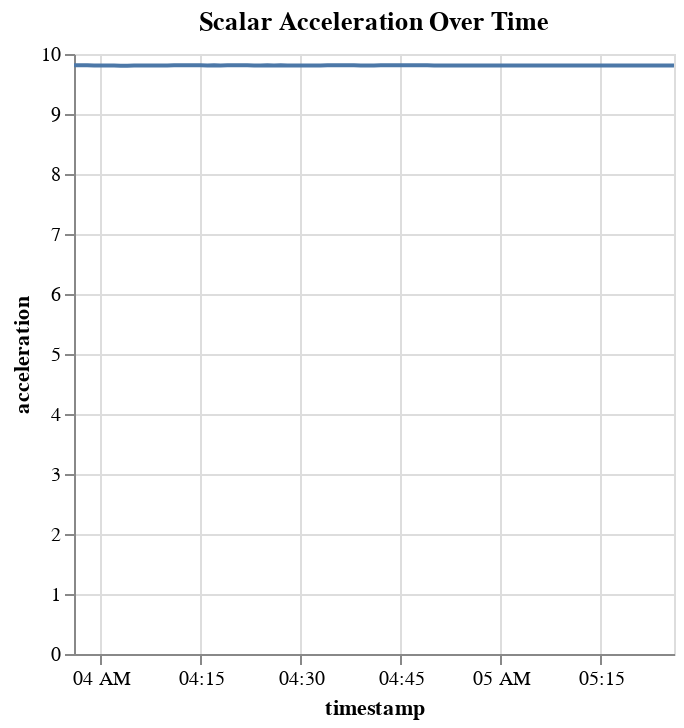

Notebook code for this chart:
### Code cell
# calculate scalar acceleration
df["acceleration"] = (df["ax"] ** 2 + df["ay"] ** 2 + df["az"] ** 2) ** 0.5
alt.Chart(df).mark_line().encode(
    x="timestamp:T",
    y="acceleration:Q",
    tooltip=["timestamp:T", "acceleration:Q"],
).properties(
    title="Scalar Acceleration Over Time",
).interactive()

### Figure 1 — Vega-Lite specification as saved in the notebook (floating-point values rounded to 4 significant figures)
{"config": {"view": {"continuousWidth": 300, "continuousHeight": 300}}, "data": {"name": "data-1251c947ccbfdbec557db1d014a8a4ca"}, "mark": {"type": "line"}, "encoding": {"tooltip": [{"field": "timestamp", "type": "temporal"}, {"field": "acceleration", "type": "quantitative"}], "x": {"field": "timestamp", "type": "temporal"}, "y": {"field": "acceleration", "type": "quantitative"}}, "params": [{"name": "param_3", "select": {"type": "interval", "encodings": ["x", "y"]}, "bind": "scales"}], "title": "Scalar Acceleration Over Time", "$schema": "https://vega.github.io/schema/vega-lite/v5.20.1.json", "datasets": {"data-1251c947ccbfdbec557db1d014a8a4ca": [{"timestamp": "2025-11-01T03:56:00", "voltage": 2.874, "ax": 6.823, "ay": -0.6531, "az": -7.023, "acceleration": 9.813}, {"timestamp": "2025-11-01T03:57:00", "voltage": 2.88, "ax": 6.831, "ay": -0.6551, "az": -7.015, "acceleration": 9.814}, {"timestamp": "2025-11-01T03:58:00", "voltage": 2.883, "ax": 6.836, "ay": -0.6543, "az": -7.009, "acceleration": 9.812}, {"timestamp": "2025-11-01T03:59:00", "voltage": 2.88, "ax": 6.844, "ay": -0.6532, "az": -6.994, "acceleration": 9.808}, {"timestamp": "2025-11-01T04:00:00", "voltage": 2.888, "ax": 6.851, "ay": -0.6515, "az": -6.987, "acceleration": 9.807}, {"timestamp": "2025-11-01T04:01:00", "voltage": 2.883, "ax": 6.858, "ay": -0.6519, "az": -6.979, "acceleration": 9.806}, {"timestamp": "2025-11-01T04:02:00", "voltage": 2.881, "ax": 6.864, "ay": -0.6532, "az": -6.974, "acceleration": 9.807}, {"timestamp": "2025-11-01T04:03:00", "voltage": 2.88, "ax": 6.868, "ay": -0.6531, "az": -6.968, "acceleration": 9.806}, {"timestamp": "2025-11-01T04:04:00", "voltage": 2.878, "ax": 6.871, "ay": -0.6527, "az": -6.966, "acceleration": 9.806}, {"timestamp": "2025-11-01T04:05:00", "voltage": 2.881, "ax": 6.876, "ay": -0.6515, "az": -6.962, "acceleration": 9.807}, {"timestamp": "2025-11-01T04:06:00", "voltage": 2.877, "ax": 6.88, "ay": -0.652, "az": -6.958, "acceleration": 9.807}, {"timestamp": "2025-11-01T04:07:00", "voltage": 2.874, "ax": 6.885, "ay": -0.6493, "az": -6.955, "acceleration": 9.808}, {"timestamp": "2025-11-01T04:08:00", "voltage": 2.877, "ax": 6.886, "ay": -0.6514, "az": -6.954, "acceleration": 9.808}, {"timestamp": "2025-11-01T04:09:00", "voltage": 2.875, "ax": 6.891, "ay": -0.6508, "az": -6.95, "acceleration": 9.808}, {"timestamp": "2025-11-01T04:10:00", "voltage": 2.876, "ax": 6.891, "ay": -0.6519, "az": -6.949, "acceleration": 9.808}, {"timestamp": "2025-11-01T04:11:00", "voltage": 2.872, "ax": 6.894, "ay": -0.652, "az": -6.95, "acceleration": 9.811}, {"timestamp": "2025-11-01T04:12:00", "voltage": 2.874, "ax": 6.896, "ay": -0.6514, "az": -6.947, "acceleration": 9.811}, {"timestamp": "2025-11-01T04:13:00", "voltage": 2.872, "ax": 6.898, "ay": -0.6505, "az": -6.946, "acceleration": 9.811}, {"timestamp": "2025-11-01T04:14:00", "voltage": 2.87, "ax": 6.901, "ay": -0.6493, "az": -6.944, "acceleration": 9.811}, {"timestamp": "2025-11-01T04:15:00", "voltage": 2.878, "ax": 6.903, "ay": -0.6488, "az": -6.944, "acceleration": 9.813}, {"timestamp": "2025-11-01T04:16:00", "voltage": 2.868, "ax": 6.903, "ay": -0.6505, "az": -6.94, "acceleration": 9.81}, {"timestamp": "2025-11-01T04:17:00", "voltage": 2.869, "ax": 6.905, "ay": -0.648, "az": -6.939, "acceleration": 9.811}, {"timestamp": "2025-11-01T04:18:00", "voltage": 2.868, "ax": 6.905, "ay": -0.649, "az": -6.936, "acceleration": 9.808}, {"timestamp": "2025-11-01T04:19:00", "voltage": 2.865, "ax": 6.907, "ay": -0.6485, "az": -6.937, "acceleration": 9.81}, {"timestamp": "2025-11-01T04:20:00", "voltage": 2.865, "ax": 6.909, "ay": -0.6482, "az": -6.936, "acceleration": 9.811}, {"timestamp": "2025-11-01T04:21:00", "voltage": 2.866, "ax": 6.91, "ay": -0.6498, "az": -6.935, "acceleration": 9.811}, {"timestamp": "2025-11-01T04:22:00", "voltage": 2.869, "ax": 6.912, "ay": -0.6462, "az": -6.932, "acceleration": 9.811}, {"timestamp": "2025-11-01T04:23:00", "voltage": 2.87, "ax": 6.911, "ay": -0.647, "az": -6.932, "acceleration": 9.81}, {"timestamp": "2025-11-01T04:24:00", "voltage": 2.862, "ax": 6.914, "ay": -0.6463, "az": -6.929, "acceleration": 9.81}, {"timestamp": "2025-11-01T04:25:00", "voltage": 2.863, "ax": 6.916, "ay": -0.648, "az": -6.93, "acceleration": 9.812}, {"timestamp": "2025-11-01T04:26:00", "voltage": 2.863, "ax": 6.915, "ay": -0.6464, "az": -6.929, "acceleration": 9.81}, {"timestamp": "2025-11-01T04:27:00", "voltage": 2.857, "ax": 6.918, "ay": -0.6457, "az": -6.928, "acceleration": 9.812}, {"timestamp": "2025-11-01T04:28:00", "voltage": 2.859, "ax": 6.917, "ay": -0.6466, "az": -6.926, "acceleration": 9.81}, {"timestamp": "2025-11-01T04:29:00", "voltage": 2.865, "ax": 6.916, "ay": -0.6478, "az": -6.925, "acceleration": 9.809}, {"timestamp": "2025-11-01T04:30:00", "voltage": 2.867, "ax": 6.917, "ay": -0.6478, "az": -6.925, "acceleration": 9.809}, {"timestamp": "2025-11-01T04:31:00", "voltage": 2.869, "ax": 6.919, "ay": -0.6467, "az": -6.924, "acceleration": 9.809}, {"timestamp": "2025-11-01T04:32:00", "voltage": 2.869, "ax": 6.918, "ay": -0.6457, "az": -6.922, "acceleration": 9.808}, {"timestamp": "2025-11-01T04:33:00", "voltage": 2.872, "ax": 6.92, "ay": -0.6459, "az": -6.924, "acceleration": 9.81}, {"timestamp": "2025-11-01T04:34:00", "voltage": 2.87, "ax": 6.921, "ay": -0.647, "az": -6.924, "acceleration": 9.812}, {"timestamp": "2025-11-01T04:35:00", "voltage": 2.868, "ax": 6.924, "ay": -0.6458, "az": -6.923, "acceleration": 9.812}, {"timestamp": "2025-11-01T04:36:00", "voltage": 2.866, "ax": 6.923, "ay": -0.6457, "az": -6.924, "acceleration": 9.812}, {"timestamp": "2025-11-01T04:37:00", "voltage": 2.866, "ax": 6.925, "ay": -0.6478, "az": -6.922, "acceleration": 9.813}, {"timestamp": "2025-11-01T04:38:00", "voltage": 2.864, "ax": 6.924, "ay": -0.6453, "az": -6.92, "acceleration": 9.811}, {"timestamp": "2025-11-01T04:39:00", "voltage": 2.865, "ax": 6.925, "ay": -0.648, "az": -6.919, "acceleration": 9.81}, {"timestamp": "2025-11-01T04:40:00", "voltage": 2.863, "ax": 6.926, "ay": -0.6462, "az": -6.917, "acceleration": 9.81}, {"timestamp": "2025-11-01T04:41:00", "voltage": 2.861, "ax": 6.927, "ay": -0.6473, "az": -6.917, "acceleration": 9.81}, {"timestamp": "2025-11-01T04:42:00", "voltage": 2.86, "ax": 6.927, "ay": -0.6476, "az": -6.917, "acceleration": 9.811}, {"timestamp": "2025-11-01T04:43:00", "voltage": 2.861, "ax": 6.926, "ay": -0.6478, "az": -6.92, "acceleration": 9.812}, {"timestamp": "2025-11-01T04:44:00", "voltage": 2.859, "ax": 6.927, "ay": -0.6458, "az": -6.919, "acceleration": 9.812}, {"timestamp": "2025-11-01T04:45:00", "voltage": 2.857, "ax": 6.928, "ay": -0.6455, "az": -6.917, "acceleration": 9.811}, {"timestamp": "2025-11-01T04:46:00", "voltage": 2.858, "ax": 6.928, "ay": -0.6451, "az": -6.917, "acceleration": 9.811}, {"timestamp": "2025-11-01T04:47:00", "voltage": 2.857, "ax": 6.929, "ay": -0.6443, "az": -6.916, "acceleration": 9.811}, {"timestamp": "2025-11-01T04:48:00", "voltage": 2.856, "ax": 6.929, "ay": -0.6444, "az": -6.915, "acceleration": 9.811}, {"timestamp": "2025-11-01T04:49:00", "voltage": 2.855, "ax": 6.929, "ay": -0.6452, "az": -6.915, "acceleration": 9.811}, {"timestamp": "2025-11-01T04:50:00", "voltage": 2.854, "ax": 6.929, "ay": -0.6442, "az": -6.913, "acceleration": 9.81}, {"timestamp": "2025-11-01T04:51:00", "voltage": 2.856, "ax": 6.93, "ay": -0.6439, "az": -6.912, "acceleration": 9.808}, {"timestamp": "2025-11-01T04:52:00", "voltage": 2.856, "ax": 6.931, "ay": -0.6455, "az": -6.912, "acceleration": 9.809}, {"timestamp": "2025-11-01T04:53:00", "voltage": 2.856, "ax": 6.93, "ay": -0.6449, "az": -6.909, "acceleration": 9.807}, {"timestamp": "2025-11-01T04:54:00", "voltage": 2.852, "ax": 6.929, "ay": -0.6423, "az": -6.909, "acceleration": 9.806}, {"timestamp": "2025-11-01T04:55:00", "voltage": 2.853, "ax": 6.931, "ay": -0.6436, "az": -6.912, "acceleration": 9.81}, {"timestamp": "2025-11-01T04:56:00", "voltage": 2.851, "ax": 6.932, "ay": -0.6447, "az": -6.909, "acceleration": 9.808}, {"timestamp": "2025-11-01T04:57:00", "voltage": 2.85, "ax": 6.933, "ay": -0.6439, "az": -6.909, "acceleration": 9.809}, {"timestamp": "2025-11-01T04:58:00", "voltage": 2.849, "ax": 6.931, "ay": -0.6437, "az": -6.909, "acceleration": 9.807}, {"timestamp": "2025-11-01T04:59:00", "voltage": 2.849, "ax": 6.933, "ay": -0.6443, "az": -6.908, "acceleration": 9.808}, {"timestamp": "2025-11-01T05:00:00", "voltage": 2.848, "ax": 6.933, "ay": -0.6436, "az": -6.908, "acceleration": 9.808}, {"timestamp": "2025-11-01T05:01:00", "voltage": 2.847, "ax": 6.934, "ay": -0.6437, "az": -6.906, "acceleration": 9.807}, {"timestamp": "2025-11-01T05:02:00", "voltage": 2.842, "ax": 6.933, "ay": -0.6441, "az": -6.91, "acceleration": 9.809}, {"timestamp": "2025-11-01T05:03:00", "voltage": 2.841, "ax": 6.934, "ay": -0.6447, "az": -6.909, "acceleration": 9.81}, {"timestamp": "2025-11-01T05:04:00", "voltage": 2.838, "ax": 6.934, "ay": -0.6446, "az": -6.909, "acceleration": 9.81}, {"timestamp": "2025-11-01T05:05:00", "voltage": 2.835, "ax": 6.933, "ay": -0.646, "az": -6.905, "acceleration": 9.807}, {"timestamp": "2025-11-01T05:06:00", "voltage": 2.828, "ax": 6.935, "ay": -0.6458, "az": -6.908, "acceleration": 9.81}, {"timestamp": "2025-11-01T05:07:00", "voltage": 2.821, "ax": 6.934, "ay": -0.6455, "az": -6.907, "acceleration": 9.809}, {"timestamp": "2025-11-01T05:08:00", "voltage": 2.812, "ax": 6.935, "ay": -0.6442, "az": -6.906, "acceleration": 9.808}, {"timestamp": "2025-11-01T05:09:00", "voltage": 2.808, "ax": 6.934, "ay": -0.6424, "az": -6.908, "acceleration": 9.809}, {"timestamp": "2025-11-01T05:10:00", "voltage": 2.796, "ax": 6.934, "ay": -0.6432, "az": -6.909, "acceleration": 9.809}, {"timestamp": "2025-11-01T05:11:00", "voltage": 2.801, "ax": 6.934, "ay": -0.6442, "az": -6.906, "acceleration": 9.807}, {"timestamp": "2025-11-01T05:12:00", "voltage": 2.801, "ax": 6.934, "ay": -0.644, "az": -6.909, "acceleration": 9.809}, {"timestamp": "2025-11-01T05:13:00", "voltage": 2.797, "ax": 6.933, "ay": -0.6458, "az": -6.906, "acceleration": 9.807}, {"timestamp": "2025-11-01T05:14:00", "voltage": 2.793, "ax": 6.933, "ay": -0.6442, "az": -6.909, "acceleration": 9.809}, {"timestamp": "2025-11-01T05:15:00", "voltage": 2.786, "ax": 6.933, "ay": -0.6412, "az": -6.908, "acceleration": 9.808}, {"timestamp": "2025-11-01T05:16:00", "voltage": 2.779, "ax": 6.933, "ay": -0.6425, "az": -6.908, "acceleration": 9.808}, {"timestamp": "2025-11-01T05:17:00", "voltage": 2.77, "ax": 6.935, "ay": -0.6408, "az": -6.906, "acceleration": 9.808}, {"timestamp": "2025-11-01T05:18:00", "voltage": 2.757, "ax": 6.934, "ay": -0.6414, "az": -6.905, "acceleration": 9.806}, {"timestamp": "2025-11-01T05:19:00", "voltage": 2.739, "ax": 6.934, "ay": -0.6412, "az": -6.909, "acceleration": 9.809}, {"timestamp": "2025-11-01T05:20:00", "voltage": 2.721, "ax": 6.934, "ay": -0.6405, "az": -6.908, "acceleration": 9.808}, {"timestamp": "2025-11-01T05:21:00", "voltage": 2.699, "ax": 6.934, "ay": -0.6422, "az": -6.906, "acceleration": 9.808}, {"timestamp": "2025-11-01T05:22:00", "voltage": 2.671, "ax": 6.936, "ay": -0.6431, "az": -6.907, "acceleration": 9.809}, {"timestamp": "2025-11-01T05:23:00", "voltage": 2.63, "ax": 6.935, "ay": -0.6435, "az": -6.905, "acceleration": 9.808}, {"timestamp": "2025-11-01T05:24:00", "voltage": 2.57, "ax": 6.935, "ay": -0.6425, "az": -6.904, "acceleration": 9.807}, {"timestamp": "2025-11-01T05:25:00", "voltage": 2.468, "ax": 6.937, "ay": -0.6433, "az": -6.905, "acceleration": 9.809}, {"timestamp": "2025-11-01T05:26:00", "voltage": 2.345, "ax": 6.935, "ay": -0.6459, "az": -6.904, "acceleration": 9.807}]}}
